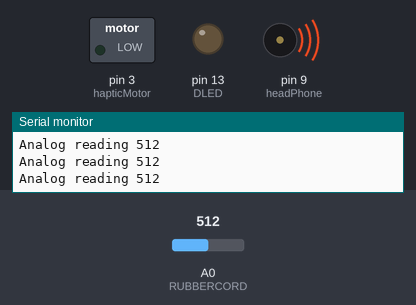
Bench run of a sketch on a simulated Arduino Uno, built with avr-gcc and run on an emulated ATmega328P. Shown: switched loads named in the sketch (green lamp = pin HIGH), output pins drawn as LEDs (lit = HIGH), buzzer (waves = sounding), the last lines printed to the serial monitor. Dashed ring = blinking. Inputs (shaded band) come from the test bench; at power-on: A0 (RUBBERCORD) = 512.

Above: at 1.2 s.
1.3 s: A0 (RUBBERCORD) set to 876
2.8 s: A0 (RUBBERCORD) set to 909
At 2.9 s:
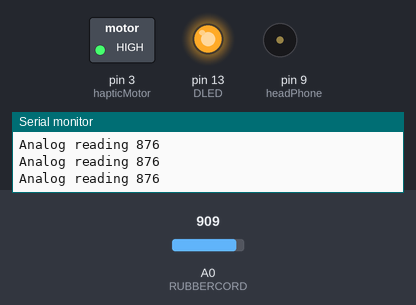
Timing chart, 0 to 11.8 s (numbered marks = the images above; inputs shaded):
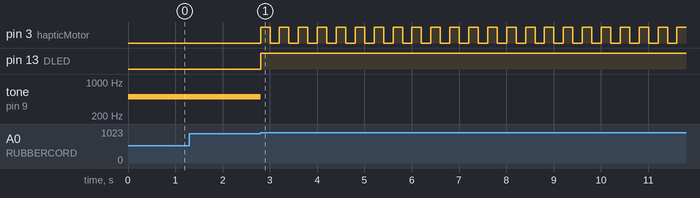

Measured:
- the behaviour switches between 890 and 891 on A0 (RUBBERCORD) (found by bisection; images 0 and 1)
- after the input at 2.8 s, pin 3 (hapticMotor): alternates HIGH for 0.20 s and LOW for 0.20 s, starting at once; pin 13 (DLED): LOW → HIGH at once; tone on pin 9 (headPhone): 500 Hz → silent at once

The sketch:

hapFreq.ino
```cpp
#define RESISTOR 10000 // Same value of the resistor used in circuit
#define RUBBERCORD A0 // Pin RUBBERCORD is connected to
#define DLED 13 // Pin DLED is connected to

const int threshold = 890;  // Arbitrary threshold level that's in the range of the analog input (0-1023)
const int hapticMotor = 3; // Connects hapticMotor to pin 3
const int headPhone = 9; // Connects headPhone output to pin 9

void setup() {
  pinMode(DLED, OUTPUT); // Set DLED as output device
  pinMode(hapticMotor, OUTPUT); // Set headPhone as output device
  pinMode(headPhone, OUTPUT); // Set headPhone as output device
  Serial.begin(9600); // Baud rate - Speed at which the data is sent
}

void loop() {
  int analogValue = analogRead(RUBBERCORD); // read the value of the potentiometer:

  if (analogValue > threshold) { // if the analog value is greater then the threshold, turn on the LED and play sound:
    noTone(headPhone); // Stop sound
    digitalWrite(DLED, HIGH); // Turn on LED

    int i=0;
      do {
        i++;
        digitalWrite(hapticMotor, HIGH); // Vibrate
        delay(200);  // delay 0.2 second
        digitalWrite(hapticMotor, LOW); // Stop vibrating
        delay(200); //delay 0.2 second
        }
        while(i<2); // Vibrate twice in a 2 second interval
      }
      else {
        tone(headPhone, 500); // Send 1KHz sound signal...
        digitalWrite(DLED, LOW); // Turn off LED
      }

      int value;
      int raw = 0; // Raw input value
      int vin = 5; // Stores input voltage of 5V
      float vout = 0; // Stores output voltage
      float refresistor1 = 10; // Variable to store the R1 value
      float refresistor2 = 0; //  Value is determined by the voltage that falls across after it has been measured
      float buffer = 0; // Buffer variable for calculation

      value = analogRead(RUBBERCORD); // Read the analog arbitrary value
      vout = (5.0 / 1023.0) * value; // Calculates the voltage
      buffer = (vin / vout) - 1;
      refresistor2 = refresistor1 / buffer;

      Serial.print("Analog reading ");
      Serial.println(value); //Print analog value
//    Serial.print("Voltage: ");
//    Serial.println(vout); //Print voltage value
//    Serial.print("Resistance: ");
//    Serial.println(refresistor2); //Print risistance value
//    delay(1000);
}
```
